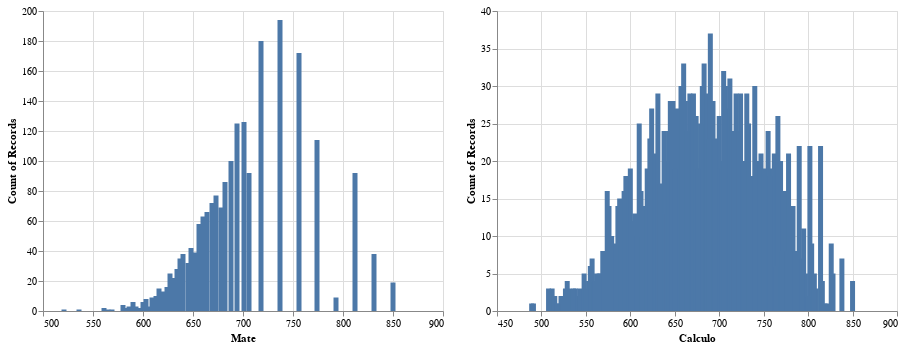

The notebook cell saved with this chart:
### Markdown cell above
Podemos ver que en los puntajes de la prueba de diagnostico tinen una mediana similar a su promoedio, pero los puntajes de la psu no lo tienen, estos están mucho más cargados hacia la derecha. Para ver esto de forma más clara

### Code cell
PSU_char = alt.Chart(ptje).mark_bar().encode(
               x = 'Mate',
               y = 'count()',
           )

Calculo_char = alt.Chart(ptje).mark_bar().encode(
                   x = 'Calculo',
                   y = 'count()',
               )
PSU_char | Calculo_char

### Figure 1 — Vega-Lite specification as saved in the notebook (floating-point values rounded to 4 significant figures; data arrays with more than 128 entries replaced by an {"elided": "..."} marker saying what was removed)
{"config": {"view": {"continuousWidth": 400, "continuousHeight": 300}}, "hconcat": [{"mark": "bar", "encoding": {"x": {"type": "quantitative", "field": "Mate"}, "y": {"type": "quantitative", "aggregate": "count"}}}, {"mark": "bar", "encoding": {"x": {"type": "quantitative", "field": "Calculo"}, "y": {"type": "quantitative", "aggregate": "count"}}}], "data": {"name": "data-905c3555016c8f98b1897d01e4fc3501"}, "$schema": "https://vega.github.io/schema/vega-lite/v4.8.1.json", "datasets": {"data-905c3555016c8f98b1897d01e4fc3501": {"elided": "2119 records"}}}
